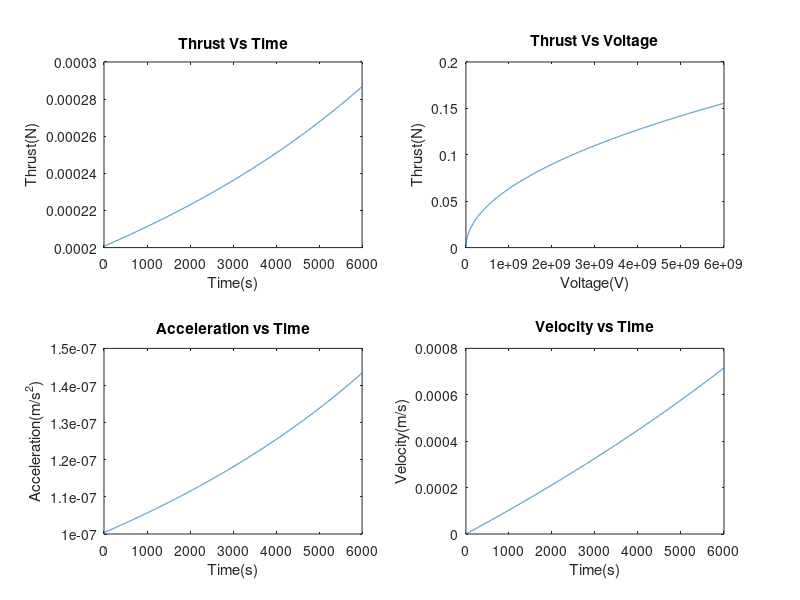

The MATLAB source for this figure:
% Ion Thruster Project for ECE325
%
% Group Members:
%   Scott McCarney
%   Wilson Guo
%   John Buccilli
%   Alexandre Tessier
%
% Works Cited: 
%   http://ngpdlab.engin.umich.edu/electric-propulsion/field-emission-electric-propulsion
%   http://descanso.jpl.nasa.gov/SciTechBook/series1/Goebel__cmprsd_opt.pdf

clc

%Constants

q = 1.602*10^-19;       %charge of electron
m = 9.109*10^-31;       %mass of electron
CsMass = 2.2085*10^-25; %mass of Cesium
rocketMass = 2000;      %kilograms
ionFlowRate = 10000;    %ion/sec
impulseTime = 6000;    %Time thruster is active (s)
massOfIon = 1*10^-5;    %kg/ion
fuelMass = 0.2;         %200 g of fuel
flowRateKgS = fuelMass / impulseTime;  % 200 g fuel over impulse Time
massOverTime = ionFlowRate*massOfIon;

%Array
timeArray = 1:impulseTime;      %1:100
voltageArray = 1:impulseTime;   %1:100
voltageArray = 1*10^6*voltageArray;%millions
ThrustTime = 1:impulseTime;     %1:100
ThrustVoltage = 1:impulseTime;  %1:100
velocity = 1:impulseTime;

for n = 1:impulseTime;      %1:100
    if n == 1
        %ThrustTime(n) = m*sqrt(2*q*ionFlowRate/m)*log((rocketMass)/(rocketMass - massOverTime*timeArray(n))); 
        ThrustTime(n) = flowRateKgS*sqrt(2*q*ionFlowRate/CsMass)*log((rocketMass)/(rocketMass - massOverTime*timeArray(n))); 
    else
        %ThrustTime(n) = m*sqrt(2*q*ionFlowRate/m)*log((rocketMass - massOverTime*timeArray(n-1))/(rocketMass - massOverTime*timeArray(n)));
        ThrustTime(n) = flowRateKgS*sqrt(2*q*ionFlowRate/CsMass)*log((rocketMass - massOverTime*timeArray(n-1))/(rocketMass - massOverTime*timeArray(n)));
    end
end

for n = 1:impulseTime;      %1:100
    if n == 1
        %ThrustVoltage(n) = m*sqrt(2*q*voltageArray(n)/m)*log((rocketMass)/(rocketMass - massOverTime*timeArray(1)));
        ThrustVoltage(n) = flowRateKgS*sqrt(2*q*voltageArray(n)/CsMass)*log((rocketMass)/(rocketMass - massOverTime*timeArray(1))); 
    else
        %ThrustVoltage(n) = m*sqrt(2*q*voltageArray(n)/m)*log((rocketMass - massOverTime*timeArray(1))/(rocketMass - massOverTime*timeArray(2)));
        ThrustVoltage(n) = flowRateKgS*sqrt(2*q*voltageArray(n)/CsMass)*log((rocketMass - massOverTime*timeArray(1))/(rocketMass - massOverTime*timeArray(2)));
    end
end

acceleration = ThrustTime.*(1/rocketMass);

for n = 1:impulseTime;
    if n == 1
        velocity(n) = acceleration(n);
    else
        velocity(n) = acceleration(n)+velocity(n-1);
    end
end

figure
subplot(2, 2, 1);
plot(timeArray, ThrustTime);
title('Thrust Vs Time');
xlabel('Time(s)');
ylabel('Thrust(N)');
subplot(2, 2, 2);
plot(voltageArray, ThrustVoltage);
title('Thrust Vs Voltage');
xlabel('Voltage(V)');
ylabel('Thrust(N)');
subplot(2, 2, 3);
plot(timeArray, acceleration);
title('Acceleration vs Time');
xlabel('Time(s)');
ylabel('Acceleration(m/s^2)');
subplot(2, 2, 4);
plot(timeArray, velocity);
title('Velocity vs Time');
xlabel('Time(s)');
ylabel('Velocity(m/s)');
